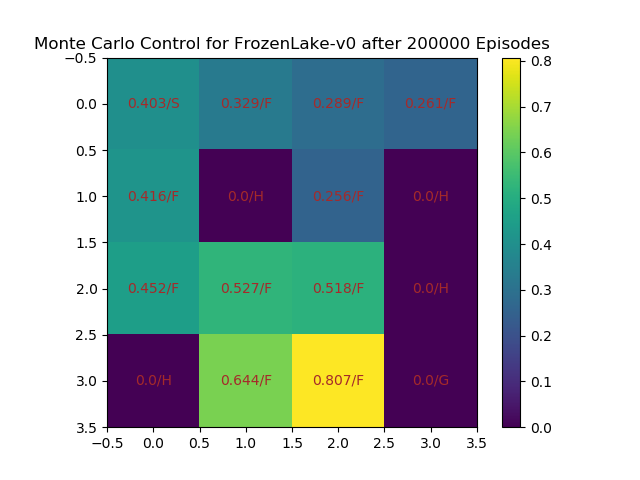

Reproduce this figure in Python.
import pdb
import numpy as np
import numpy.random as npr
import gym
import matplotlib.pyplot as plt
# from collections import defaultdict

eps = 0.1
env = gym.make("FrozenLake-v0")
num_episode = 200000
S, A = env.observation_space.n, env.action_space.n
gamma = 1
print_freq = 10000

def e_greedy(policy, e=eps):
    if npr.rand() < e:
        return npr.randint(A)
    else:
        return policy

def monte_carlo_policy_iteration():
    Q = np.zeros((S,A))
    N = np.zeros((S,A))
    pi = npr.randint(A, size=S)

    avg_return = 0.0
    for epi in range(num_episode):
        s_lst, a_lst, r_lst = [], [], []
        s = env.reset()
        a = e_greedy(pi[s])
        while True:
            s_lst.append(s)
            a_lst.append(a)
            s, r, done, _ = env.step(a)
            r_lst.append(r)
            a = e_greedy(pi[s])
            if done:
                avg_return += r_lst[-1]
                if epi%print_freq == 0:
                    # print("Episode: {}    Return: {}".format(epi, avg_return/print_freq))
                    # print(np.max(Q,1).reshape(4,4))
                    # print(pi)
                    # print('@'*60)
                    avg_return = 0.0
                break

        for i in reversed(range(len(r_lst))):
            r_lst[i] = r_lst[i] + gamma*(r_lst[i+1] if i<len(r_lst)-1 else 0)
            s, a = s_lst[i], a_lst[i]
            s_a_pair = np.transpose(np.stack((s_lst[:i], a_lst[:i])))
            if np.sum([((s,a)==t.squeeze()).all(-1) for t in s_a_pair]) == 0:
                N[s,a] += 1
                Q[s,a] += (r_lst[i]-Q[s,a])/N[s,a]
                pi[s] = Q[s].argmax()

    vv = np.max(Q,1).reshape(4,4)
    state = [['S','F','F','F'],['F','H','F','H'],['F','F','F','H'],['H','F','F','G']]
    plt.imshow(vv)
    plt.colorbar()
    for i in range(4):
        for j in range(4):
            plt.text(j, i, str(vv[i][j])[:5]+'/'+state[i][j], ha="center", va="center", color="brown")
    plt.title("Monte Carlo Control for FrozenLake-v0 after {} Episodes".format(num_episode))
    plt.savefig('monte_carlo_policy_iteration.png')
    return Q, pi

if __name__ == "__main__":
    monte_carlo_policy_iteration()
